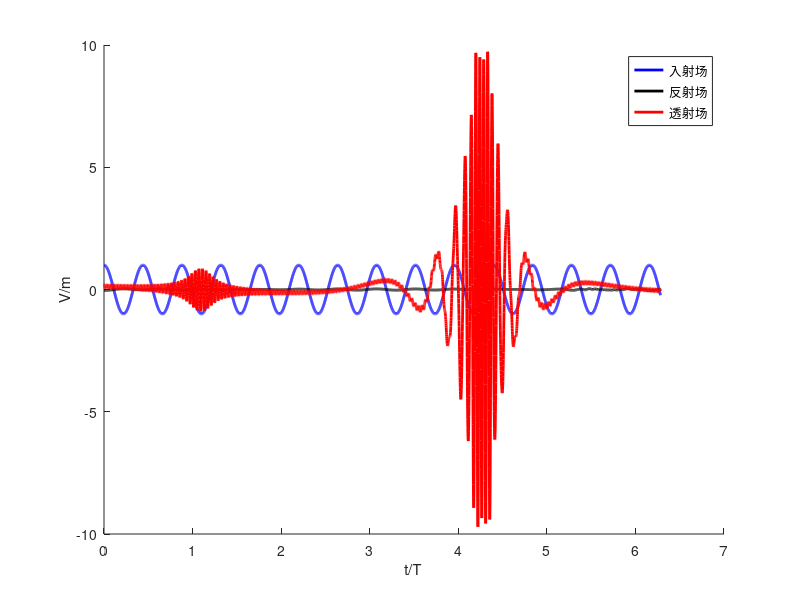
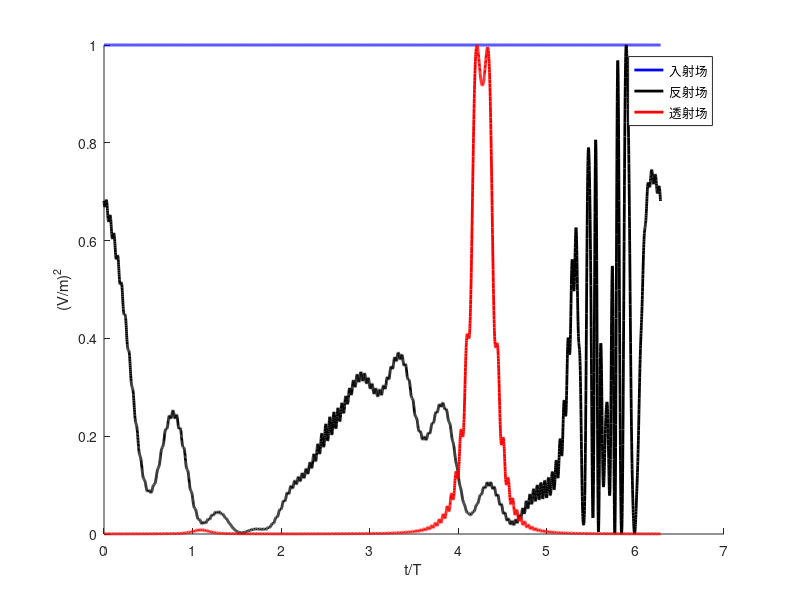

The MATLAB script that drew these images, in order: (Note: this script raises an error after producing the figures.)
%% 用F-B方法计算场和能量，与JOSB方法比较
clear;
clc;
close all;

%% 结构参数
epslion0 = 8.85e-12; % 真空介电常数
mu0 = 4 * pi * 1e-7; % 真空磁导率
epslionr = 1; % 未调制时的相对介电常数
c0 = 3e8; % 光速

% 调制参数
OMEGA = 0.07 * 1e9;
delta = 0; % 速度差
cg = (1 + delta) * c0 / sqrt(epslionr); % 光栅速度
g = OMEGA / cg; % 调制空间频率
alpha = 0.05; % 调制强度
d = 200; % 介质长度

%% 计算色散曲线
Omega = (1e9:0.0001e9:1.0001e9)'; % 扫频范围
OmegaNum = length(Omega); % 扫频点数
Order = 150; % 展开阶数
HarmonicNum = 2 * Order + 1; % 谐波数目（包含正负）
HarmonicSequence = -Order:Order; % 阶次序号

MEE = zeros(HarmonicNum); % 初始化特征矩阵的电场-电场部分
MEH = zeros(HarmonicNum); % 初始化特征矩阵的电场-磁场部分
MHE = zeros(HarmonicNum); % 初始化特征矩阵的磁场-电场部分
MHH = zeros(HarmonicNum); % 初始化特征矩阵的磁场-磁场部分
LuminWaveNumber = zeros(OmegaNum, 2 * HarmonicNum); %初始化相应波数
LuminEigenVec = zeros(2 * HarmonicNum, 2 * HarmonicNum, OmegaNum); % 初始化超材料中特征矩阵，每一页表示一个频点

VacEigenValue = zeros(OmegaNum, 2 * HarmonicNum); % 真空中特征值向量
VacEigenMatrix = zeros(2 * HarmonicNum, 2 * HarmonicNum, OmegaNum); % 初始化真空中特征矩阵
VacEigenH = zeros(OmegaNum, 2 * HarmonicNum); % 初始化真空中特征向量中磁场部分
VacEigenVec = zeros(2 * HarmonicNum, 2 * HarmonicNum, OmegaNum); % 初始化真空中特征向量组矩阵
ForwardVacEigenValue = zeros(OmegaNum, 2 * HarmonicNum); % 真空前向波部分
BackwardVacEigenValue = zeros(OmegaNum, 2 * HarmonicNum); % 真空后向波部分

%% 扫频计算
for loop = 1:OmegaNum
    
    % 处理真空中特征值
    VacEigenValue(loop, 1:HarmonicNum) = -HarmonicSequence * g - sqrt(c0 ^ -2 * (Omega(loop) + HarmonicSequence * OMEGA) .^ 2);
    VacEigenValue(loop, HarmonicNum + 1:2 * HarmonicNum) = -HarmonicSequence * g + sqrt(c0 ^ -2 * (Omega(loop) + HarmonicSequence * OMEGA) .^ 2);
    % 真空特征向量
    VacEigenH(loop, 1:HarmonicNum) = -(HarmonicSequence * g + VacEigenValue(loop, 1:HarmonicNum)) ./ (mu0 * (Omega(loop) + HarmonicSequence * OMEGA));
    VacEigenH(loop, HarmonicNum + 1:2 * HarmonicNum) = -(HarmonicSequence * g + VacEigenValue(loop, HarmonicNum + 1:2 * HarmonicNum)) ./ (mu0 * (Omega(loop) + HarmonicSequence * OMEGA));
    % 分离前向波和后向波部分（取决于k+ng的正负）
    ForwardVacEigenValue(loop, :) = VacEigenValue(loop, :);
    ForwardVacEigenValue(loop, find(VacEigenH(loop, :) >= 0)) = NaN; % 根据E, H, S构成右手系确定前向波
    BackwardVacEigenValue(loop, :) = VacEigenValue(loop, :);
    BackwardVacEigenValue(loop, find(VacEigenH(loop, :) < 0)) = NaN; % 根据E, H, S构成右手系确定后向波
    VacEigenVec11 = diag(ones(HarmonicNum, 1), 0);
    VacEigenVec12 = diag(ones(HarmonicNum, 1), 0);
    VacEigenVec21 = diag(VacEigenH(loop, 1:HarmonicNum), 0);
    VacEigenVec22 = diag(VacEigenH(loop, HarmonicNum + 1:2 * HarmonicNum), 0);
    VacEigenVec(:, :, loop) = [VacEigenVec11, VacEigenVec12; VacEigenVec21, VacEigenVec22];
    % 处理Lumin介质中的特征值
    % 构造Lumin介质的特征矩阵
    for i = 1:HarmonicNum
        for j = 1:HarmonicNum
            if i == j
                MEE(i, j) = - HarmonicSequence(i) * g;
                MEH(i, j) = - mu0 * (Omega(loop) + HarmonicSequence(i) * OMEGA);
                MHE(i, j) = - epslionr * epslion0 * (Omega(loop) + HarmonicSequence(i) * OMEGA);
                MHH(i, j) = - HarmonicSequence(i) * g; 
            elseif i - j == -1 % 主对角线下方
                MHE(i, j) = - epslionr * epslion0 * ((Omega(loop) + HarmonicSequence(i) * OMEGA) * alpha + OMEGA * alpha);
            elseif i - j == 1 % 主对角线上方
                MHE(i, j) = - epslionr * epslion0 * ((Omega(loop) + HarmonicSequence(i) * OMEGA) * alpha - OMEGA * alpha);
            end
        end
    end
    MHE = MHE'; % ??
    LuminEigenMatrix = [MEE, MEH; MHE, MHH]; % 特征矩阵
    [V, D] = eig(LuminEigenMatrix); % 解特征矩阵的特征值和特征向量
    k = diag(D);
    Rek = real(k);
    [Y, I] = sort(Rek);
    k = k(I); % 按顺序重排特征值
    V = V(:, I); % 重排特征向量，每一列对应于一个特征值
    LuminWaveNumber(loop, :) = k;
    LuminEigenVec(:, :, loop) = V;
end

%% 绘制Lumin介质能带图
if false
    figure('name', '能带');
    hold on
    % 每一行对应于一个频率，每一列对应于一条线
    for band = LuminWaveNumber
        for i = 1:OmegaNum
            if imag(band(i)) == 0
                plot(Omega(i)/OMEGA, real(band(i)), 'b.') % 波数是纯实数，属于通带
            else
                plot(Omega(i)/OMEGA, real(band(i)), 'r.') % 波数不是纯实数，属于禁带
            end
        end
    end
    xlabel('Omega/OMEGA')
    ylabel('k')
    title(strcat('Lumin介质能带，delta=', num2str(delta)))
end

%%--------------------------------分界线---------------------------------------%%
%% 传输矩阵法解场分布，此处考虑一个有限长度，无限宽度的TEM波导
%% 输入参数
OmegaInput = 1.0001e9;
NormOmegaInput = OmegaInput / OMEGA; % 归一化入射角频率
% 找出对应的波数
[~, OmegaInputIndex] = min(abs(Omega/OMEGA-NormOmegaInput)); % 该输入频率对应的索引
OmegaInput = Omega(OmegaInputIndex); % 实际使用入射角频率

% 真空的特征向量矩阵
VacEigenVec = VacEigenVec(:, :, OmegaInputIndex);

% Lumin介质中的特征向量
LuminWaveNumber = LuminWaveNumber(OmegaInputIndex, :);
LuminEigenVec = LuminEigenVec(:, :, OmegaInputIndex);
Mm = LuminEigenVec; % 与论文中符号一致

%% 提取传输矩阵
% 提取真空正向和反向传播的特征向量
Mvinc = VacEigenVec(:, find(VacEigenH(OmegaInputIndex, :) < 0)); % 正向波的特征向量矩阵
Mvref = VacEigenVec(:, find(VacEigenH(OmegaInputIndex, :) > 0)); % 反向波的特征向量矩阵
VIncIndex = find(VacEigenH(OmegaInputIndex, :) < 0); % 正向波原来的索引
HValue = (VacEigenH(OmegaInputIndex, VIncIndex(1)));
[row, col] = find(abs(VacEigenVec - HValue) < 1e-16);
FundamentalIndex = find(VIncIndex == col(find(row == HarmonicNum + (HarmonicNum + 1) / 2))); % 正向基波的在原特征向量矩阵中的索引

% 传输矩阵
P = diag(exp(1i * LuminWaveNumber * d));

% 辅助矩阵
evinc = zeros(size(Mvinc, 2), 1); % 初始化入射相位向量
evinc(FundamentalIndex) = 1; % 基波幅度为1
A = Mm * (Mm * P) ^ -1 * Mvinc;
B = -Mvref;

% 解边界条件方程得相位向量
evtraref = ([A, B]) ^ -1 * (Mvinc * evinc);
evtra = evtraref(1:HarmonicNum);
evref = evtraref(HarmonicNum + 1:2 * HarmonicNum);

%%--------------------------------分界线---------------------------------------%%
%% 获取场分布
k0 = OmegaInput / c0;
Einc = Mvinc * evinc; % 入射场复矢量
Einc = Einc(1:HarmonicNum); % 只取电场部分
Eref = Mvref * evref; % 反射场复矢量
Eref = Eref(1:HarmonicNum);
Etra = Mvinc * evtra; % 透射场复矢量
Etra = Etra(1:HarmonicNum);

% 时间因子
tnum = 5000;
Omegat = linspace(0, 2 * pi, tnum)'; % 观察2个调制周期

% 合成场
Einct = zeros(1, tnum);
Ereft = zeros(1, tnum);
Etrat = zeros(1, tnum);
for i = 1:tnum
    Einct(i) = sum(Einc' .* exp(-1i * (OmegaInput / OMEGA + HarmonicSequence) * Omegat(i)));
    Ereft(i) = sum(Eref' .* exp(-1i * (OmegaInput / OMEGA + HarmonicSequence) * Omegat(i)));
    Etrat(i) = sum(Etra' .* exp(-1i * ((k0 + HarmonicSequence * g) * d - (OmegaInput / OMEGA + HarmonicSequence) * Omegat(i))));
end

Einct2 = abs(Einct) .^ 2;
Ereft2 = abs(Ereft) .^ 2;
Etrat2 = abs(Etrat) .^ 2;

h1 = figure('Name', '入射，透射和反射场');
hold on
plot(Omegat, Einct, 'b', 'linewidth', 2);
plot(Omegat, Ereft, 'k', 'linewidth', 2);
plot(Omegat, Etrat, 'r', 'linewidth', 2);
xlabel('t/T')
ylabel('V/m')
legend('入射场', '反射场', '透射场')
hold off

h2 = figure('Name', '入射，透射和反射场模平方');
hold on
plot(Omegat, Einct2 / max(Einct2), 'b', 'linewidth', 2);
plot(Omegat, Ereft2 / max(Ereft2), 'k', 'linewidth', 2);
plot(Omegat, Etrat2 / max(Etrat2), 'r', 'linewidth', 2);
xlabel('t/T')
ylabel('(V/m)^2')
legend('入射场', '反射场', '透射场')
hold off

% 超材料内部场
xnum = 2000;
em = (Mm ^ -1) * (Mvinc * evinc + Mvref * evref);
x = linspace(0, d, xnum)'; % 距离因子
Px = exp(1i * LuminWaveNumber .* x); % 相移矩阵，每一行代表一个空间点
Em = zeros(xnum, HarmonicNum); % 超材料内电场复矢量，每一行代表一个空间点
Hm = zeros(xnum, HarmonicNum); % 超材料内电场复矢量，每一行代表一个空间点
Elumin = zeros(xnum, tnum);
for i = 1:xnum
    EHtemp = Mm * diag(Px(i, :)) * em;
    Em(i, :) = EHtemp(1:HarmonicNum);
    Hm(i, :) = EHtemp(HarmonicNum + 1:2 * HarmonicNum);
end

for i = 1:tnum
    Elumin(:, i) = sum(Em .* exp(-1i * ((OmegaInput / OMEGA + HarmonicSequence) * Omegat(i))), 2); % 超材料内的场
end

%% 绘制动画

% h3 = figure('name', '不同空间位置处的场');
% xlabel('x')
% ylabel('V/m')
% for i = 1:xnum
%     plot(Omegat, Elumin(i, :), 'b', 'LineWidth', 2)
%     xlabel('Omegat')
%     ylabel('V/m')
%     title(strcat('x=', num2str(x(i))))
%     ylim([-10, 10])
%     pause(0.01)
% end

%% 复现图

d1 = 37.5; % 对应于tau
d2 = 150;
eps = epslionr * (1 + 2 * alpha * cos(Omegat))';
Et1 = Elumin(round(d1 / (d / xnum)), :);
Et2 = Elumin(round(d2 / (d / xnum)), :);

% load 'UA' 'UB'
% h4 = figure;
% hold on
% plot((- Omegat + 2 * pi)/2/pi, eps.*abs(Et1).^2, 'k--', 'LineWidth', 2)
% plot((1:length(UA))/length(UA), UA, 'r-', 'LineWidth', 2)
% xlabel('gX')
% ylabel('U(X)')
% grid on
% title('\tau=37.5')
% 
% 
% h5 = figure;
% hold on
% plot((- Omegat + 2 * pi)/2/pi, eps.*abs(Et2).^2, 'k--', 'LineWidth', 2)
% plot((1:length(UB))/length(UB), UB, 'r-', 'LineWidth', 2)
% xlabel('gX')
% ylabel('U(X)')
% grid on
% title('\tau=150')

% h6 = figure;
% hold on
% plot((1:size(UD,2))/size(UD,2), UD, 'r-', 'LineWidth', 2)
% plot((- Omegat + 2 * pi)/2/pi, eps.*abs(dm005).^2, 'k--', 'LineWidth', 2)
% plot((- Omegat + 2 * pi)/2/pi, eps.*abs(dm0025).^2, 'k--', 'LineWidth', 2)
% plot((- Omegat + 2 * pi)/2/pi, eps.*abs(d0).^2, 'k--', 'LineWidth', 2)
% plot((- Omegat + 2 * pi)/2/pi, eps.*abs(d0025).^2, 'k--', 'LineWidth', 2)
% plot((- Omegat + 2 * pi)/2/pi, eps.*abs(d005).^2, 'k--', 'LineWidth', 2)
% xlim([0.5 1])
% xlabel('gX')
% ylabel('U(X)')
% grid on
% title('不同速度差下的能量密度')

load 'E.mat'
h7 = figure;
subplot(1,2,1)
plot((1:length(E))/length(E), real(E), 'r-', 'LineWidth', 2)
xlim([0.65 0.85])
xlabel('gX')
ylabel('V/m')
grid on
title('JOSB')
subplot(1,2,2)
plot((- Omegat + 2 * pi)/2/pi, real(Et2), 'k', 'LineWidth', 2)
xlim([0.65 0.85])
xlabel('gX')
ylabel('V/m')
grid on
title('F-B')
